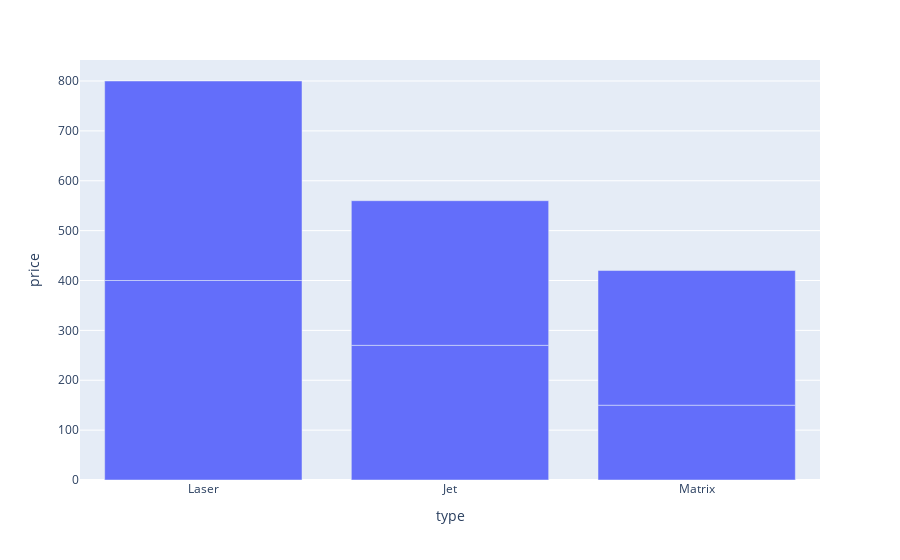

Notebook cell for this chart:
### Code cell
request = """
select * 
from printer
"""
da = pd.read_sql_query(request, conn)
plot = px.bar(x=da.type.to_list(), y=da.price.to_list(), labels={'x':'type', 'y':'price'})
plot.show()

### Figure 1 — Plotly figure (JSON) as saved in the notebook; plotly's stock layout.template omitted (floating-point values rounded to 4 significant figures)
{"data": [{"alignmentgroup": "True", "hovertemplate": "type=%{x}<br>price=%{y}<extra></extra>", "legendgroup": "", "marker": {"color": "#636efa", "pattern": {"shape": ""}}, "name": "", "offsetgroup": "", "orientation": "v", "showlegend": false, "textposition": "auto", "type": "bar", "x": ["Laser", "Jet", "Jet", "Matrix", "Matrix", "Laser"], "xaxis": "x", "y": [400, 270, 290, 150, 270, 400], "yaxis": "y"}], "layout": {"barmode": "relative", "legend": {"tracegroupgap": 0}, "margin": {"t": 60}, "xaxis": {"anchor": "y", "domain": [0, 1], "title": {"text": "type"}}, "yaxis": {"anchor": "x", "domain": [0, 1], "title": {"text": "price"}}}}
